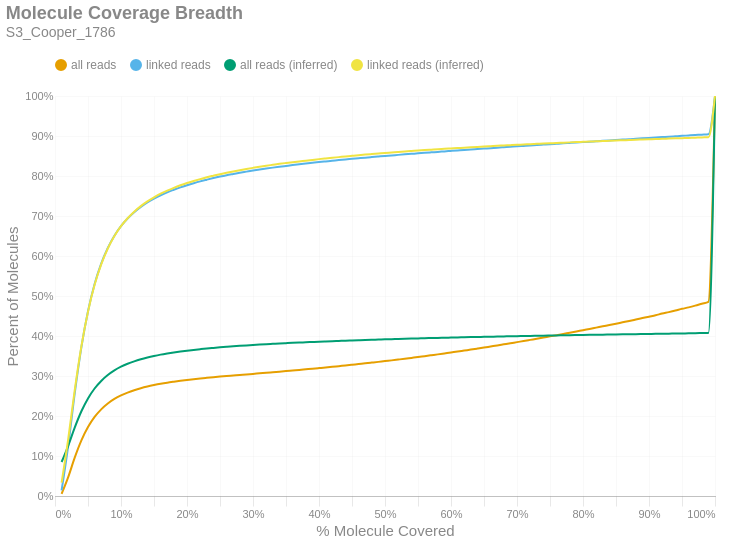

This figure's notebook cell:
### Markdown cell above
### Molecule Read Coverage
This chart shows molecule coverage breadth as computed by the number of bases aligned to that molecule. In other words, "*how much of each unique long molecule is actually sequenced/aligned?*" Keep in mind there is a distinction between sequences and alignments, since some sequences belonging to a particular molecule may not align well and wouldn't appear in the alignment data. This chart also shows molecule coverage breadth as computed by the *inferred fragment* from which the aligned sequences originate. Unlike read coverage, this calculation takes into account the total insert size, including unsequenced gaps between the forward and reverse reads. Like the previous figures, these are cumulative percents.

### Code cell
if SKIPLR:
    print_html(f"Skipped")
else:
    binned_df = consolidated_hist(valids['coverage_bp'], mask, 0.01, True)
    binned_df_inf = consolidated_hist(valids['coverage_inserts'], mask, 0.01, True)
    binned_df = binned_df.with_columns(pl.lit(binned_df_inf['all reads (cumsum)']).alias('all reads (inferred)'))
    binned_df = binned_df.with_columns(pl.lit(binned_df_inf['linked reads (cumsum)']).alias('linked reads (inferred)'))
    binned_df = binned_df.with_columns(
        (pl.col('bin').cast(pl.Float64) + 0.01).alias('right_edge')
    )

    with SafeRender(binned_df):
        (
            density_plot(binned_df, 'Molecule Coverage Breadth', samplename, 'molcov', ['all reads (inferred)','linked reads (inferred)'])
            .encode(
                #x=alt.X('bin:Q', title="% Molecule Covered").axis(format = '%').scale(padding=0),
                x=alt.X('right_edge:Q', title="% Molecule Covered").axis(format='%').scale(padding=0),
                y=alt.Y('value:Q', title='Percent of Molecules')
                    .axis(format='%')
                    .stack(False)
                    .scale(domainMin=0, padding=0),
                color=alt.Color("key:N").scale(domain = ["all reads", "linked reads", "all reads (inferred)", "linked reads (inferred)"]),
                tooltip = [
                    alt.Tooltip("key:N", title = "Data Type"),
                    alt.Tooltip("range_label:N", title="% Molecule Covered"),
                    alt.Tooltip("value:Q", format = ".2%", title="% Molecules")
                ]
            )
        ).display()

### Figure 1 — Vega-Lite specification as saved in the notebook (floating-point values rounded to 4 significant figures)
{"width": "container", "height": 400, "config": {"title": {"anchor": "start", "dy": -15, "fontSize": 18, "color": "#888888", "subtitleColor": "#888888", "subtitleFontSize": 14}, "arc": {"fill": "#0072B2"}, "axis": {"domainColor": "#888888", "domainWidth": 0.5, "gridWidth": 0.2, "grid": false, "titleFontWeight": 400, "titleFontSize": 15, "labelFontSize": 11, "labelColor": "#888888", "tickColor": "#888888", "tickWidth": 0.2, "titleColor": "#888888"}, "axisBand": {"grid": false}, "axisX": {"grid": true, "tickSize": 10, "domainCap": "round"}, "axisY": {"domain": false, "grid": true, "tickSize": 0, "domainCap": "round"}, "background": "transparent", "header": {"labelFontSize": 15, "labelColor": "#888888", "titleFontSize": 15, "titleFontWeight": 600, "titleColor": "#888888"}, "legend": {"labelFont": "sans-serif", "labelFontSize": 12, "labelColor": "#888888", "symbolSize": 100, "symbolType": "circle", "titleFontSize": 12, "titlePadding": 10, "titleColor": "#888888", "title": null, "orient": "top"}, "range": {"category": ["#E69F00", "#56B4E9", "#009E73", "#F0E442", "#0072B2", "#D55E00", "#CC79A7", "#000000"], "diverging": ["#cfe8f3", "#a2d4ec", "#73bfe2", "#46abdb", "#1696d2", "#12719e"]}, "area": {"fill": "#0072B2", "fillOpacity": 0.7, "line": true, "strokeOpacity": 0.7}, "line": {"color": "#0072B2", "stroke": "#0072B2", "strokeWidth": 2}, "trail": {"color": "#0072B2", "stroke": "#0072B2", "strokeWidth": 0, "size": 1}, "point": {"filled": true, "fillOpacity": 1.0, "size": 95}, "text": {"color": "#888888", "fontSize": 11, "align": "right", "fontWeight": 400, "size": 11}, "bar": {"fill": "#0072B2", "stroke": null}, "view": {"stroke": null, "continuousWidth": 660, "continuousHeight": 400}}, "data": {"name": "data-91d504bb22dab068ddfbe99cb95979e9"}, "mark": {"type": "line", "interpolate": "monotone", "point": {"opacity": 0, "size": 275}}, "encoding": {"color": {"field": "key", "scale": {"domain": ["all reads", "linked reads", "all reads (inferred)", "linked reads (inferred)"]}, "type": "nominal"}, "tooltip": [{"field": "key", "title": "Data Type", "type": "nominal"}, {"field": "range_label", "title": "% Molecule Covered", "type": "nominal"}, {"field": "value", "format": ".2%", "title": "% Molecules", "type": "quantitative"}], "x": {"axis": {"format": "%"}, "field": "right_edge", "scale": {"padding": 0}, "title": "% Molecule Covered", "type": "quantitative"}, "y": {"axis": {"format": "%"}, "field": "value", "scale": {"domainMin": 0, "padding": 0}, "stack": false, "title": "Percent of Molecules", "type": "quantitative"}}, "params": [{"name": "param_c36ac31b6afebe62", "select": {"type": "point", "fields": ["key"]}, "bind": "legend"}], "title": {"text": "Molecule Coverage Breadth", "subtitle": "S3_Cooper_1786"}, "transform": [{"fold": ["all reads (cumsum)", "linked reads (cumsum)", "all reads (inferred)", "linked reads (inferred)"]}, {"calculate": "replace(datum.key, ' (cumsum)', '')", "as": "key"}, {"filter": {"param": "param_c36ac31b6afebe62"}}], "usermeta": {"embedOptions": {"downloadFileName": "S3_Cooper_1786.molcov"}}, "$schema": "https://vega.github.io/schema/vega-lite/v6.1.0.json", "datasets": {"data-91d504bb22dab068ddfbe99cb95979e9": [{"bin": "0.0", "interval": "0.0-0.01", "all reads": 0.005573, "linked reads": 0.0142, "all reads (cumsum)": 0.005573, "linked reads (cumsum)": 0.0142, "range_label": "0.0-0.01", "all reads (inferred)": 0.08503, "linked reads (inferred)": 0.03334, "right_edge": 0.01}, {"bin": "0.01", "interval": "0.01-0.02", "all reads": 0.04169, "linked reads": 0.1113, "all reads (cumsum)": 0.04726, "linked reads (cumsum)": 0.1255, "range_label": "0.01-0.02", "all reads (inferred)": 0.1256, "linked reads (inferred)": 0.1419, "right_edge": 0.02}, {"bin": "0.02", "interval": "0.02-0.03", "all reads": 0.04924, "linked reads": 0.1323, "all reads (cumsum)": 0.0965, "linked reads (cumsum)": 0.2578, "range_label": "0.02-0.03", "all reads (inferred)": 0.1716, "linked reads (inferred)": 0.2658, "right_edge": 0.03}, {"bin": "0.03", "interval": "0.03-0.04", "all reads": 0.04248, "linked reads": 0.1144, "all reads (cumsum)": 0.139, "linked reads (cumsum)": 0.3722, "range_label": "0.03-0.04", "all reads (inferred)": 0.2119, "linked reads (inferred)": 0.3744, "right_edge": 0.04}, {"bin": "0.04", "interval": "0.04-0.05", "all reads": 0.03332, "linked reads": 0.08964, "all reads (cumsum)": 0.1723, "linked reads (cumsum)": 0.4618, "range_label": "0.04-0.05", "all reads (inferred)": 0.2439, "linked reads (inferred)": 0.4608, "right_edge": 0.05}, {"bin": "0.05", "interval": "0.05-0.06", "all reads": 0.0253, "linked reads": 0.06809, "all reads (cumsum)": 0.1976, "linked reads (cumsum)": 0.5299, "range_label": "0.05-0.06", "all reads (inferred)": 0.2687, "linked reads (inferred)": 0.5279, "right_edge": 0.06}, {"bin": "0.06", "interval": "0.06-0.07", "all reads": 0.01901, "linked reads": 0.0511, "all reads (cumsum)": 0.2166, "linked reads (cumsum)": 0.581, "range_label": "0.06-0.07", "all reads (inferred)": 0.2876, "linked reads (inferred)": 0.5788, "right_edge": 0.07}, {"bin": "0.07", "interval": "0.07-0.08", "all reads": 0.01458, "linked reads": 0.03917, "all reads (cumsum)": 0.2312, "linked reads (cumsum)": 0.6202, "range_label": "0.07-0.08", "all reads (inferred)": 0.3024, "linked reads (inferred)": 0.6187, "right_edge": 0.08}, {"bin": "0.08", "interval": "0.08-0.09", "all reads": 0.01137, "linked reads": 0.03054, "all reads (cumsum)": 0.2426, "linked reads (cumsum)": 0.6507, "range_label": "0.08-0.09", "all reads (inferred)": 0.314, "linked reads (inferred)": 0.6499, "right_edge": 0.09}, {"bin": "0.09", "interval": "0.09-0.1", "all reads": 0.008936, "linked reads": 0.02395, "all reads (cumsum)": 0.2515, "linked reads (cumsum)": 0.6747, "range_label": "0.09-0.1", "all reads (inferred)": 0.3232, "linked reads (inferred)": 0.6745, "right_edge": 0.1}, {"bin": "0.1", "interval": "0.1-0.11", "all reads": 0.007114, "linked reads": 0.01901, "all reads (cumsum)": 0.2586, "linked reads (cumsum)": 0.6937, "range_label": "0.1-0.11", "all reads (inferred)": 0.3306, "linked reads (inferred)": 0.6944, "right_edge": 0.11}, {"bin": "0.11", "interval": "0.11-0.12", "all reads": 0.005894, "linked reads": 0.01574, "all reads (cumsum)": 0.2645, "linked reads (cumsum)": 0.7094, "range_label": "0.11-0.12", "all reads (inferred)": 0.3367, "linked reads (inferred)": 0.7108, "right_edge": 0.12}, {"bin": "0.12", "interval": "0.12-0.13", "all reads": 0.004985, "linked reads": 0.01329, "all reads (cumsum)": 0.2695, "linked reads (cumsum)": 0.7227, "range_label": "0.12-0.13", "all reads (inferred)": 0.3419, "linked reads (inferred)": 0.7247, "right_edge": 0.13}, {"bin": "0.13", "interval": "0.13-0.14", "all reads": 0.004183, "linked reads": 0.01117, "all reads (cumsum)": 0.2737, "linked reads (cumsum)": 0.7339, "range_label": "0.13-0.14", "all reads (inferred)": 0.3463, "linked reads (inferred)": 0.7366, "right_edge": 0.14}, {"bin": "0.14", "interval": "0.14-0.15", "all reads": 0.00357, "linked reads": 0.009475, "all reads (cumsum)": 0.2772, "linked reads (cumsum)": 0.7433, "range_label": "0.14-0.15", "all reads (inferred)": 0.3501, "linked reads (inferred)": 0.7468, "right_edge": 0.15}, {"bin": "0.15", "interval": "0.15-0.16", "all reads": 0.00321, "linked reads": 0.008499, "all reads (cumsum)": 0.2805, "linked reads (cumsum)": 0.7518, "range_label": "0.15-0.16", "all reads (inferred)": 0.3534, "linked reads (inferred)": 0.7557, "right_edge": 0.16}, {"bin": "0.16", "interval": "0.16-0.17", "all reads": 0.002779, "linked reads": 0.007343, "all reads (cumsum)": 0.2832, "linked reads (cumsum)": 0.7592, "range_label": "0.16-0.17", "all reads (inferred)": 0.3563, "linked reads (inferred)": 0.7634, "right_edge": 0.17}, {"bin": "0.17", "interval": "0.17-0.18", "all reads": 0.002429, "linked reads": 0.006354, "all reads (cumsum)": 0.2857, "linked reads (cumsum)": 0.7655, "range_label": "0.17-0.18", "all reads (inferred)": 0.3589, "linked reads (inferred)": 0.7704, "right_edge": 0.18}, {"bin": "0.18", "interval": "0.18-0.19", "all reads": 0.002293, "linked reads": 0.006013, "all reads (cumsum)": 0.288, "linked reads (cumsum)": 0.7716, "range_label": "0.18-0.19", "all reads (inferred)": 0.3612, "linked reads (inferred)": 0.7767, "right_edge": 0.19}, {"bin": "0.19", "interval": "0.19-0.2", "all reads": 0.002083, "linked reads": 0.005385, "all reads (cumsum)": 0.29, "linked reads (cumsum)": 0.7769, "range_label": "0.19-0.2", "all reads (inferred)": 0.3633, "linked reads (inferred)": 0.7824, "right_edge": 0.2}, {"bin": "0.2", "interval": "0.2-0.21", "all reads": 0.001939, "linked reads": 0.005035, "all reads (cumsum)": 0.292, "linked reads (cumsum)": 0.782, "range_label": "0.2-0.21", "all reads (inferred)": 0.3652, "linked reads (inferred)": 0.7875, "right_edge": 0.21}, {"bin": "0.21", "interval": "0.21-0.22", "all reads": 0.001819, "linked reads": 0.004668, "all reads (cumsum)": 0.2938, "linked reads (cumsum)": 0.7866, "range_label": "0.21-0.22", "all reads (inferred)": 0.367, "linked reads (inferred)": 0.7923, "right_edge": 0.22}, {"bin": "0.22", "interval": "0.22-0.23", "all reads": 0.001641, "linked reads": 0.004157, "all reads (cumsum)": 0.2954, "linked reads (cumsum)": 0.7908, "range_label": "0.22-0.23", "all reads (inferred)": 0.3687, "linked reads (inferred)": 0.7968, "right_edge": 0.23}, {"bin": "0.23", "interval": "0.23-0.24", "all reads": 0.001585, "linked reads": 0.004019, "all reads (cumsum)": 0.297, "linked reads (cumsum)": 0.7948, "range_label": "0.23-0.24", "all reads (inferred)": 0.3702, "linked reads (inferred)": 0.8007, "right_edge": 0.24}, {"bin": "0.24", "interval": "0.24-0.25", "all reads": 0.001506, "linked reads": 0.00373, "all reads (cumsum)": 0.2985, "linked reads (cumsum)": 0.7985, "range_label": "0.24-0.25", "all reads (inferred)": 0.3716, "linked reads (inferred)": 0.8045, "right_edge": 0.25}, {"bin": "0.25", "interval": "0.25-0.26", "all reads": 0.00141, "linked reads": 0.003457, "all reads (cumsum)": 0.2999, "linked reads (cumsum)": 0.802, "range_label": "0.25-0.26", "all reads (inferred)": 0.373, "linked reads (inferred)": 0.8081, "right_edge": 0.26}, {"bin": "0.26", "interval": "0.26-0.27", "all reads": 0.001327, "linked reads": 0.003117, "all reads (cumsum)": 0.3013, "linked reads (cumsum)": 0.8051, "range_label": "0.26-0.27", "all reads (inferred)": 0.3742, "linked reads (inferred)": 0.8115, "right_edge": 0.27}, {"bin": "0.27", "interval": "0.27-0.28", "all reads": 0.001342, "linked reads": 0.003048, "all reads (cumsum)": 0.3026, "linked reads (cumsum)": 0.8082, "range_label": "0.27-0.28", "all reads (inferred)": 0.3754, "linked reads (inferred)": 0.8146, "right_edge": 0.28}, {"bin": "0.28", "interval": "0.28-0.29", "all reads": 0.001305, "linked reads": 0.002756, "all reads (cumsum)": 0.3039, "linked reads (cumsum)": 0.8109, "range_label": "0.28-0.29", "all reads (inferred)": 0.3765, "linked reads (inferred)": 0.8175, "right_edge": 0.29}, {"bin": "0.29", "interval": "0.29-0.3", "all reads": 0.001383, "linked reads": 0.002756, "all reads (cumsum)": 0.3053, "linked reads (cumsum)": 0.8137, "range_label": "0.29-0.3", "all reads (inferred)": 0.3776, "linked reads (inferred)": 0.8203, "right_edge": 0.3}, {"bin": "0.3", "interval": "0.3-0.31", "all reads": 0.001325, "linked reads": 0.002587, "all reads (cumsum)": 0.3066, "linked reads (cumsum)": 0.8163, "range_label": "0.3-0.31", "all reads (inferred)": 0.3786, "linked reads (inferred)": 0.8231, "right_edge": 0.31}, {"bin": "0.31", "interval": "0.31-0.32", "all reads": 0.001361, "linked reads": 0.002385, "all reads (cumsum)": 0.308, "linked reads (cumsum)": 0.8187, "range_label": "0.31-0.32", "all reads (inferred)": 0.3796, "linked reads (inferred)": 0.8256, "right_edge": 0.32}, {"bin": "0.32", "interval": "0.32-0.33", "all reads": 0.001411, "linked reads": 0.002266, "all reads (cumsum)": 0.3094, "linked reads (cumsum)": 0.8209, "range_label": "0.32-0.33", "all reads (inferred)": 0.3804, "linked reads (inferred)": 0.828, "right_edge": 0.33}, {"bin": "0.33", "interval": "0.33-0.34", "all reads": 0.00141, "linked reads": 0.00215, "all reads (cumsum)": 0.3108, "linked reads (cumsum)": 0.8231, "range_label": "0.33-0.34", "all reads (inferred)": 0.3813, "linked reads (inferred)": 0.8303, "right_edge": 0.34}, {"bin": "0.34", "interval": "0.34-0.35", "all reads": 0.001411, "linked reads": 0.002101, "all reads (cumsum)": 0.3122, "linked reads (cumsum)": 0.8252, "range_label": "0.34-0.35", "all reads (inferred)": 0.3821, "linked reads (inferred)": 0.8325, "right_edge": 0.35}, {"bin": "0.35", "interval": "0.35-0.36", "all reads": 0.001501, "linked reads": 0.002095, "all reads (cumsum)": 0.3137, "linked reads (cumsum)": 0.8273, "range_label": "0.35-0.36", "all reads (inferred)": 0.3829, "linked reads (inferred)": 0.8346, "right_edge": 0.36}, {"bin": "0.36", "interval": "0.36-0.37", "all reads": 0.00147, "linked reads": 0.001947, "all reads (cumsum)": 0.3152, "linked reads (cumsum)": 0.8292, "range_label": "0.36-0.37", "all reads (inferred)": 0.3837, "linked reads (inferred)": 0.8365, "right_edge": 0.37}, {"bin": "0.37", "interval": "0.37-0.38", "all reads": 0.001521, "linked reads": 0.001938, "all reads (cumsum)": 0.3167, "linked reads (cumsum)": 0.8312, "range_label": "0.37-0.38", "all reads (inferred)": 0.3844, "linked reads (inferred)": 0.8384, "right_edge": 0.38}, {"bin": "0.38", "interval": "0.38-0.39", "all reads": 0.001517, "linked reads": 0.001786, "all reads (cumsum)": 0.3182, "linked reads (cumsum)": 0.8329, "range_label": "0.38-0.39", "all reads (inferred)": 0.3851, "linked reads (inferred)": 0.8403, "right_edge": 0.39}, {"bin": "0.39", "interval": "0.39-0.4", "all reads": 0.00154, "linked reads": 0.001781, "all reads (cumsum)": 0.3198, "linked reads (cumsum)": 0.8347, "range_label": "0.39-0.4", "all reads (inferred)": 0.3858, "linked reads (inferred)": 0.8422, "right_edge": 0.4}, {"bin": "0.4", "interval": "0.4-0.41", "all reads": 0.001547, "linked reads": 0.001682, "all reads (cumsum)": 0.3213, "linked reads (cumsum)": 0.8364, "range_label": "0.4-0.41", "all reads (inferred)": 0.3865, "linked reads (inferred)": 0.8439, "right_edge": 0.41}, {"bin": "0.41", "interval": "0.41-0.42", "all reads": 0.00163, "linked reads": 0.00166, "all reads (cumsum)": 0.3229, "linked reads (cumsum)": 0.8381, "range_label": "0.41-0.42", "all reads (inferred)": 0.3871, "linked reads (inferred)": 0.8456, "right_edge": 0.42}, {"bin": "0.42", "interval": "0.42-0.43", "all reads": 0.00173, "linked reads": 0.001758, "all reads (cumsum)": 0.3247, "linked reads (cumsum)": 0.8398, "range_label": "0.42-0.43", "all reads (inferred)": 0.3877, "linked reads (inferred)": 0.8472, "right_edge": 0.43}, {"bin": "0.43", "interval": "0.43-0.44", "all reads": 0.001695, "linked reads": 0.001576, "all reads (cumsum)": 0.3264, "linked reads (cumsum)": 0.8414, "range_label": "0.43-0.44", "all reads (inferred)": 0.3883, "linked reads (inferred)": 0.8488, "right_edge": 0.44}, {"bin": "0.44", "interval": "0.44-0.45", "all reads": 0.001752, "linked reads": 0.001485, "all reads (cumsum)": 0.3281, "linked reads (cumsum)": 0.8429, "range_label": "0.44-0.45", "all reads (inferred)": 0.3889, "linked reads (inferred)": 0.8504, "right_edge": 0.45}, {"bin": "0.45", "interval": "0.45-0.46", "all reads": 0.001775, "linked reads": 0.001507, "all reads (cumsum)": 0.3299, "linked reads (cumsum)": 0.8444, "range_label": "0.45-0.46", "all reads (inferred)": 0.3895, "linked reads (inferred)": 0.852, "right_edge": 0.46}, {"bin": "0.46", "interval": "0.46-0.47", "all reads": 0.001746, "linked reads": 0.001492, "all reads (cumsum)": 0.3316, "linked reads (cumsum)": 0.8459, "range_label": "0.46-0.47", "all reads (inferred)": 0.3901, "linked reads (inferred)": 0.8535, "right_edge": 0.47}, {"bin": "0.47", "interval": "0.47-0.48", "all reads": 0.001819, "linked reads": 0.001416, "all reads (cumsum)": 0.3335, "linked reads (cumsum)": 0.8473, "range_label": "0.47-0.48", "all reads (inferred)": 0.3906, "linked reads (inferred)": 0.8549, "right_edge": 0.48}, {"bin": "0.48", "interval": "0.48-0.49", "all reads": 0.001846, "linked reads": 0.001398, "all reads (cumsum)": 0.3353, "linked reads (cumsum)": 0.8487, "range_label": "0.48-0.49", "all reads (inferred)": 0.3912, "linked reads (inferred)": 0.8562, "right_edge": 0.49}, {"bin": "0.49", "interval": "0.49-0.5", "all reads": 0.001958, "linked reads": 0.001394, "all reads (cumsum)": 0.3373, "linked reads (cumsum)": 0.8501, "range_label": "0.49-0.5", "all reads (inferred)": 0.3917, "linked reads (inferred)": 0.8576, "right_edge": 0.5}, {"bin": "0.5", "interval": "0.5-0.51", "all reads": 0.001806, "linked reads": 0.001312, "all reads (cumsum)": 0.3391, "linked reads (cumsum)": 0.8514, "range_label": "0.5-0.51", "all reads (inferred)": 0.3922, "linked reads (inferred)": 0.8588, "right_edge": 0.51}, {"bin": "0.51", "interval": "0.51-0.52", "all reads": 0.002042, "linked reads": 0.001415, "all reads (cumsum)": 0.3411, "linked reads (cumsum)": 0.8528, "range_label": "0.51-0.52", "all reads (inferred)": 0.3927, "linked reads (inferred)": 0.8601, "right_edge": 0.52}, {"bin": "0.52", "interval": "0.52-0.53", "all reads": 0.002055, "linked reads": 0.001331, "all reads (cumsum)": 0.3432, "linked reads (cumsum)": 0.8541, "range_label": "0.52-0.53", "all reads (inferred)": 0.3931, "linked reads (inferred)": 0.8613, "right_edge": 0.53}, {"bin": "0.53", "interval": "0.53-0.54", "all reads": 0.002115, "linked reads": 0.001268, "all reads (cumsum)": 0.3453, "linked reads (cumsum)": 0.8554, "range_label": "0.53-0.54", "all reads (inferred)": 0.3936, "linked reads (inferred)": 0.8624, "right_edge": 0.54}, {"bin": "0.54", "interval": "0.54-0.55", "all reads": 0.002105, "linked reads": 0.001219, "all reads (cumsum)": 0.3474, "linked reads (cumsum)": 0.8566, "range_label": "0.54-0.55", "all reads (inferred)": 0.394, "linked reads (inferred)": 0.8635, "right_edge": 0.55}, {"bin": "0.55", "interval": "0.55-0.56", "all reads": 0.002276, "linked reads": 0.001349, "all reads (cumsum)": 0.3497, "linked reads (cumsum)": 0.858, "range_label": "0.55-0.56", "all reads (inferred)": 0.3944, "linked reads (inferred)": 0.8647, "right_edge": 0.56}, {"bin": "0.56", "interval": "0.56-0.57", "all reads": 0.002217, "linked reads": 0.001186, "all reads (cumsum)": 0.3519, "linked reads (cumsum)": 0.8592, "range_label": "0.56-0.57", "all reads (inferred)": 0.3949, "linked reads (inferred)": 0.8658, "right_edge": 0.57}, {"bin": "0.57", "interval": "0.57-0.58", "all reads": 0.002195, "linked reads": 0.001133, "all reads (cumsum)": 0.3541, "linked reads (cumsum)": 0.8603, "range_label": "0.57-0.58", "all reads (inferred)": 0.3953, "linked reads (inferred)": 0.8669, "right_edge": 0.58}, {"bin": "0.58", "interval": "0.58-0.59", "all reads": 0.00234, "linked reads": 0.001225, "all reads (cumsum)": 0.3564, "linked reads (cumsum)": 0.8615, "range_label": "0.58-0.59", "all reads (inferred)": 0.3957, "linked reads (inferred)": 0.8678, "right_edge": 0.59}, {"bin": "0.59", "interval": "0.59-0.6", "all reads": 0.002361, "linked reads": 0.001193, "all reads (cumsum)": 0.3588, "linked reads (cumsum)": 0.8627, "range_label": "0.59-0.6", "all reads (inferred)": 0.396, "linked reads (inferred)": 0.8688, "right_edge": 0.6}, {"bin": "0.6", "interval": "0.6-0.61", "all reads": 0.002292, "linked reads": 0.0012, "all reads (cumsum)": 0.3611, "linked reads (cumsum)": 0.8639, "range_label": "0.6-0.61", "all reads (inferred)": 0.3964, "linked reads (inferred)": 0.8698, "right_edge": 0.61}, {"bin": "0.61", "interval": "0.61-0.62", "all reads": 0.002487, "linked reads": 0.001211, "all reads (cumsum)": 0.3635, "linked reads (cumsum)": 0.8651, "range_label": "0.61-0.62", "all reads (inferred)": 0.3968, "linked reads (inferred)": 0.8708, "right_edge": 0.62}, {"bin": "0.62", "interval": "0.62-0.63", "all reads": 0.002441, "linked reads": 0.001086, "all reads (cumsum)": 0.366, "linked reads (cumsum)": 0.8662, "range_label": "0.62-0.63", "all reads (inferred)": 0.3972, "linked reads (inferred)": 0.8718, "right_edge": 0.63}, {"bin": "0.63", "interval": "0.63-0.64", "all reads": 0.002529, "linked reads": 0.001168, "all reads (cumsum)": 0.3685, "linked reads (cumsum)": 0.8674, "range_label": "0.63-0.64", "all reads (inferred)": 0.3976, "linked reads (inferred)": 0.8727, "right_edge": 0.64}, {"bin": "0.64", "interval": "0.64-0.65", "all reads": 0.002571, "linked reads": 0.001152, "all reads (cumsum)": 0.3711, "linked reads (cumsum)": 0.8685, "range_label": "0.64-0.65", "all reads (inferred)": 0.3979, "linked reads (inferred)": 0.8736, "right_edge": 0.65}, {"bin": "0.65", "interval": "0.65-0.66", "all reads": 0.002664, "linked reads": 0.001137, "all reads (cumsum)": 0.3738, "linked reads (cumsum)": 0.8697, "range_label": "0.65-0.66", "all reads (inferred)": 0.3983, "linked reads (inferred)": 0.8745, "right_edge": 0.66}, {"bin": "0.66", "interval": "0.66-0.67", "all reads": 0.002647, "linked reads": 0.00117, "all reads (cumsum)": 0.3764, "linked reads (cumsum)": 0.8708, "range_label": "0.66-0.67", "all reads (inferred)": 0.3986, "linked reads (inferred)": 0.8755, "right_edge": 0.67}, {"bin": "0.67", "interval": "0.67-0.68", "all reads": 0.002713, "linked reads": 0.001115, "all reads (cumsum)": 0.3791, "linked reads (cumsum)": 0.872, "range_label": "0.67-0.68", "all reads (inferred)": 0.3989, "linked reads (inferred)": 0.8763, "right_edge": 0.68}, {"bin": "0.68", "interval": "0.68-0.69", "all reads": 0.002708, "linked reads": 0.001112, "all reads (cumsum)": 0.3818, "linked reads (cumsum)": 0.8731, "range_label": "0.68-0.69", "all reads (inferred)": 0.3993, "linked reads (inferred)": 0.8772, "right_edge": 0.69}, {"bin": "0.69", "interval": "0.69-0.7", "all reads": 0.002832, "linked reads": 0.001136, "all reads (cumsum)": 0.3847, "linked reads (cumsum)": 0.8742, "range_label": "0.69-0.7", "all reads (inferred)": 0.3996, "linked reads (inferred)": 0.878, "right_edge": 0.7}, {"bin": "0.7", "interval": "0.7-0.71", "all reads": 0.002758, "linked reads": 0.001037, "all reads (cumsum)": 0.3874, "linked reads (cumsum)": 0.8752, "range_label": "0.7-0.71", "all reads (inferred)": 0.3999, "linked reads (inferred)": 0.8788, "right_edge": 0.71}, {"bin": "0.71", "interval": "0.71-0.72", "all reads": 0.002877, "linked reads": 0.001037, "all reads (cumsum)": 0.3903, "linked reads (cumsum)": 0.8763, "range_label": "0.71-0.72", "all reads (inferred)": 0.4002, "linked reads (inferred)": 0.8796, "right_edge": 0.72}, {"bin": "0.72", "interval": "0.72-0.73", "all reads": 0.002897, "linked reads": 0.001133, "all reads (cumsum)": 0.3932, "linked reads (cumsum)": 0.8774, "range_label": "0.72-0.73", "all reads (inferred)": 0.4006, "linked reads (inferred)": 0.8804, "right_edge": 0.73}, {"bin": "0.73", "interval": "0.73-0.74", "all reads": 0.002832, "linked reads": 0.001061, "all reads (cumsum)": 0.396, "linked reads (cumsum)": 0.8785, "range_label": "0.73-0.74", "all reads (inferred)": 0.4009, "linked reads (inferred)": 0.8812, "right_edge": 0.74}, {"bin": "0.74", "interval": "0.74-0.75", "all reads": 0.00307, "linked reads": 0.001061, "all reads (cumsum)": 0.3991, "linked reads (cumsum)": 0.8795, "range_label": "0.74-0.75", "all reads (inferred)": 0.4012, "linked reads (inferred)": 0.8819, "right_edge": 0.75}, {"bin": "0.75", "interval": "0.75-0.76", "all reads": 0.002856, "linked reads": 0.001023, "all reads (cumsum)": 0.4019, "linked reads (cumsum)": 0.8806, "range_label": "0.75-0.76", "all reads (inferred)": 0.4014, "linked reads (inferred)": 0.8826, "right_edge": 0.76}, {"bin": "0.76", "interval": "0.76-0.77", "all reads": 0.003058, "linked reads": 0.001027, "all reads (cumsum)": 0.405, "linked reads (cumsum)": 0.8816, "range_label": "0.76-0.77", "all reads (inferred)": 0.4017, "linked reads (inferred)": 0.8833, "right_edge": 0.77}, {"bin": "0.77", "interval": "0.77-0.78", "all reads": 0.003124, "linked reads": 0.001109, "all reads (cumsum)": 0.4081, "linked reads (cumsum)": 0.8827, "range_label": "0.77-0.78", "all reads (inferred)": 0.402, "linked reads (inferred)": 0.8841, "right_edge": 0.78}, {"bin": "0.78", "interval": "0.78-0.79", "all reads": 0.003074, "linked reads": 0.001086, "all reads (cumsum)": 0.4112, "linked reads (cumsum)": 0.8838, "range_label": "0.78-0.79", "all reads (inferred)": 0.4023, "linked reads (inferred)": 0.8848, "right_edge": 0.79}, {"bin": "0.79", "interval": "0.79-0.8", "all reads": 0.003331, "linked reads": 0.001026, "all reads (cumsum)": 0.4145, "linked reads (cumsum)": 0.8848, "range_label": "0.79-0.8", "all reads (inferred)": 0.4026, "linked reads (inferred)": 0.8854, "right_edge": 0.8}, {"bin": "0.8", "interval": "0.8-0.81", "all reads": 0.003095, "linked reads": 0.0009582, "all reads (cumsum)": 0.4176, "linked reads (cumsum)": 0.8858, "range_label": "0.8-0.81", "all reads (inferred)": 0.4028, "linked reads (inferred)": 0.8861, "right_edge": 0.81}, {"bin": "0.81", "interval": "0.81-0.82", "all reads": 0.003302, "linked reads": 0.001124, "all reads (cumsum)": 0.4209, "linked reads (cumsum)": 0.8869, "range_label": "0.81-0.82", "all reads (inferred)": 0.4031, "linked reads (inferred)": 0.8868, "right_edge": 0.82}, {"bin": "0.82", "interval": "0.82-0.83", "all reads": 0.003322, "linked reads": 0.001101, "all reads (cumsum)": 0.4242, "linked reads (cumsum)": 0.888, "range_label": "0.82-0.83", "all reads (inferred)": 0.4034, "linked reads (inferred)": 0.8874, "right_edge": 0.83}, {"bin": "0.83", "interval": "0.83-0.84", "all reads": 0.003281, "linked reads": 0.00101, "all reads (cumsum)": 0.4275, "linked reads (cumsum)": 0.889, "range_label": "0.83-0.84", "all reads (inferred)": 0.4036, "linked reads (inferred)": 0.8881, "right_edge": 0.84}, {"bin": "0.84", "interval": "0.84-0.85", "all reads": 0.003329, "linked reads": 0.0009391, "all reads (cumsum)": 0.4309, "linked reads (cumsum)": 0.8899, "range_label": "0.84-0.85", "all reads (inferred)": 0.4039, "linked reads (inferred)": 0.8887, "right_edge": 0.85}, {"bin": "0.85", "interval": "0.85-0.86", "all reads": 0.003395, "linked reads": 0.001029, "all reads (cumsum)": 0.4343, "linked reads (cumsum)": 0.891, "range_label": "0.85-0.86", "all reads (inferred)": 0.4042, "linked reads (inferred)": 0.8894, "right_edge": 0.86}, {"bin": "0.86", "interval": "0.86-0.87", "all reads": 0.003368, "linked reads": 0.001004, "all reads (cumsum)": 0.4376, "linked reads (cumsum)": 0.892, "range_label": "0.86-0.87", "all reads (inferred)": 0.4044, "linked reads (inferred)": 0.89, "right_edge": 0.87}, {"bin": "0.87", "interval": "0.87-0.88", "all reads": 0.003564, "linked reads": 0.00104, "all reads (cumsum)": 0.4412, "linked reads (cumsum)": 0.893, "range_label": "0.87-0.88", "all reads (inferred)": 0.4047, "linked reads (inferred)": 0.8906, "right_edge": 0.88}, {"bin": "0.88", "interval": "0.88-0.89", "all reads": 0.003592, "linked reads": 0.001136, "all reads (cumsum)": 0.4448, "linked reads (cumsum)": 0.8941, "range_label": "0.88-0.89", "all reads (inferred)": 0.4049, "linked reads (inferred)": 0.8912, "right_edge": 0.89}, {"bin": "0.89", "interval": "0.89-0.9", "all reads": 0.003596, "linked reads": 0.001035, "all reads (cumsum)": 0.4484, "linked reads (cumsum)": 0.8952, "range_label": "0.89-0.9", "all reads (inferred)": 0.4051, "linked reads (inferred)": 0.8917, "right_edge": 0.9}, {"bin": "0.9", "interval": "0.9-0.91", "all reads": 0.003556, "linked reads": 0.000992, "all reads (cumsum)": 0.4519, "linked reads (cumsum)": 0.8962, "range_label": "0.9-0.91", "all reads (inferred)": 0.4054, "linked reads (inferred)": 0.8923, "right_edge": 0.91}, {"bin": "0.91", "interval": "0.91-0.92", "all reads": 0.004076, "linked reads": 0.001077, "all reads (cumsum)": 0.456, "linked reads (cumsum)": 0.8972, "range_label": "0.91-0.92", "all reads (inferred)": 0.4056, "linked reads (inferred)": 0.8929, "right_edge": 0.92}, {"bin": "0.92", "interval": "0.92-0.93", "all reads": 0.003628, "linked reads": 0.001134, "all reads (cumsum)": 0.4596, "linked reads (cumsum)": 0.8984, "range_label": "0.92-0.93", "all reads (inferred)": 0.4059, "linked reads (inferred)": 0.8935, "right_edge": 0.93}, {"bin": "0.93", "interval": "0.93-0.94", "all reads": 0.003924, "linked reads": 0.0009832, "all reads (cumsum)": 0.4636, "linked reads (cumsum)": 0.8994, "range_label": "0.93-0.94", "all reads (inferred)": 0.4061, "linked reads (inferred)": 0.8941, "right_edge": 0.94}, {"bin": "0.94", "interval": "0.94-0.95", "all reads": 0.00433, "linked reads": 0.0009817, "all reads (cumsum)": 0.4679, "linked reads (cumsum)": 0.9003, "range_label": "0.94-0.95", "all reads (inferred)": 0.4064, "linked reads (inferred)": 0.8947, "right_edge": 0.95}, {"bin": "0.95", "interval": "0.95-0.96", "all reads": 0.003699, "linked reads": 0.001046, "all reads (cumsum)": 0.4716, "linked reads (cumsum)": 0.9014, "range_label": "0.95-0.96", "all reads (inferred)": 0.4067, "linked reads (inferred)": 0.8953, "right_edge": 0.96}, {"bin": "0.96", "interval": "0.96-0.97", "all reads": 0.004342, "linked reads": 0.00103, "all reads (cumsum)": 0.4759, "linked reads (cumsum)": 0.9024, "range_label": "0.96-0.97", "all reads (inferred)": 0.407, "linked reads (inferred)": 0.8958, "right_edge": 0.97}, {"bin": "0.97", "interval": "0.97-0.98", "all reads": 0.004853, "linked reads": 0.0009553, "all reads (cumsum)": 0.4808, "linked reads (cumsum)": 0.9034, "range_label": "0.97-0.98", "all reads (inferred)": 0.4073, "linked reads (inferred)": 0.8965, "right_edge": 0.98}, {"bin": "0.98", "interval": "0.98-0.99", "all reads": 0.004725, "linked reads": 0.001083, "all reads (cumsum)": 0.4855, "linked reads (cumsum)": 0.9045, "range_label": "0.98-0.99", "all reads (inferred)": 0.4076, "linked reads (inferred)": 0.8968, "right_edge": 0.99}, {"bin": "0.99", "interval": "0.99-1.0", "all reads": 0.5145, "linked reads": 0.09554, "all reads (cumsum)": 1.0, "linked reads (cumsum)": 1.0, "range_label": "0.99-1.0", "all reads (inferred)": 1.0, "linked reads (inferred)": 1.0, "right_edge": 1.0}]}}
